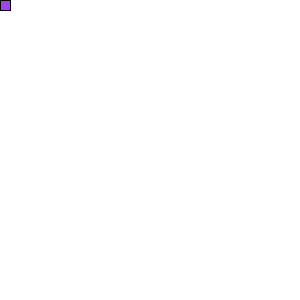
Frame 1 (no input)
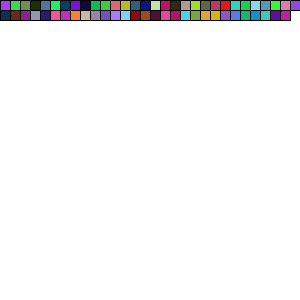
Frame 60 (the mouse pressed at the canvas centre just before this capture)
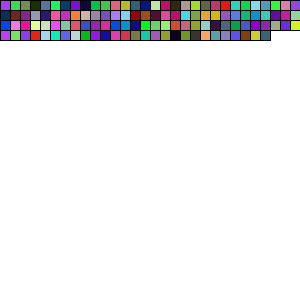
Frame 120 (the mouse held since frame 60 and released just before this capture)

The Processing sketch that drew these frames (run headless with seeded random() and noise(); from frame 60 on, the mouse is pressed at the canvas centre):

// Processing sketch: processing_168973
// ── processing_168973.pde

int t=0;
int q=0;
int c=10;
int d=10;
int x=300;
float z;
float v;
float n;
void setup()
{size(300,300);
background(255);}
void draw(){
  z=random(255);
  v=random(255);
  n=random(255);
  fill(z,v,n);
  rect(t,q,c,d);
  t=t+10;
  if(t > width ){
    t=-10;
    t=t+10;
    q=q+10;}
}
